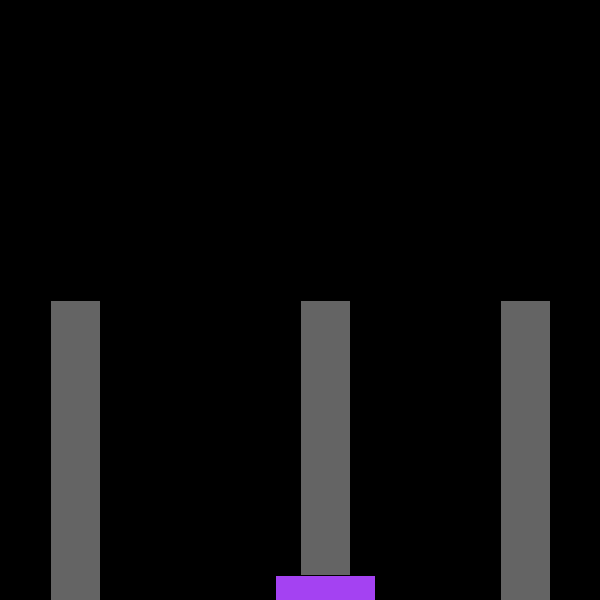
Frame 1 (no input)
Frame 60 (the mouse pressed at the canvas centre just before this capture): identical to frame 1, image omitted
Frame 120 (the mouse held since frame 60 and released just before this capture): identical to frame 1, image omitted

The Processing sketch that drew this single still picture (run headless with seeded random() and noise(); from frame 60 on, the mouse is pressed at the canvas centre):

// Processing sketch: pin_game
// ── pin_game.pde
Pin[] pins;
Hoop lifted;

int hoop_h = 25;

void setup() {
    size(600,600);
    pins = new Pin[3];
    pins[0] = new Pin(50,300);
    pins[1] = new Pin(300,300);
    pins[2] = new Pin(500,300);
    pins[1].add(new Hoop(0,0,100));
}

void draw() {
    background(0);
    for(Pin curr : pins) {
        curr.render();
    }
}

void mousePressed() {
    for(Pin curr : pins) {
        curr.pressed(mouseX,mouseY);
    }
}
// ── div.pde
abstract class Obj {
    PVector pos;
    PVector size;
    Obj(int x, int y,int w, int h) {
        pos = new PVector(x,y);
        size = new PVector(w,h);
    }

    boolean is_inside(int x,int y) {
        return (x > pos.x && x < pos.x+size.x && y > pos.y && y < pos.y+size.y);
    }

    abstract void render();
    abstract boolean pressed(int x, int y);
}
// ── hoop.pde
class Hoop extends Obj {

    boolean is_lifted = false;
    private color c;

    Hoop(int x, int y, int w) {
        super(x,y,w,hoop_h);
        c = color(random(1)*255,random(1)*255,random(1)*255);
        
    }

    void render() {
        fill(c);
        if(is_lifted) {
            pos.x = mouseX;
            pos.y = mouseY;
        }
        rect(pos.x,pos.y,size.x,size.y);
    }

    void pick_up() {
        is_lifted = true;
        lifted = this;
        
    }

    boolean pressed(int x, int y) {
        if(is_inside(x,y)) {
            pick_up();
        }
        return true;
    }
}

class Pre_hoop extends Hoop {
    Pre_hoop(int x, int y, int w) {
        super(x,y,w);
    }
}

// ── pin.pde
class Pin extends Obj {
    ArrayList<Hoop> hoops = new ArrayList<Hoop>();

    Pin(int x, int y) {
        super(x,y,50,height-y);
    }

    void render() {
        fill(100);
        stroke(0);
        rect(pos.x,pos.y,size.x,size.y);

        for(Hoop curr : hoops) {
            curr.render();
        }
    }

    PVector get_pos(int w) {
        float y = (height-hoop_h)-hoop_h*hoops.size();
        float x = pos.x-w/4;
        return new PVector(x,y);
    }

    void add(Hoop h) {
        h.pos = get_pos(int(h.size.x));
        hoops.add(h);
    }

    boolean pressed(int x, int y) {
        if(!is_inside(x,y)) {
            return false;
        }
        for(Hoop curr :  hoops) {
            if(curr.pressed(x,y)) {
                break;
            } 
        }
        return true;
    }
}
